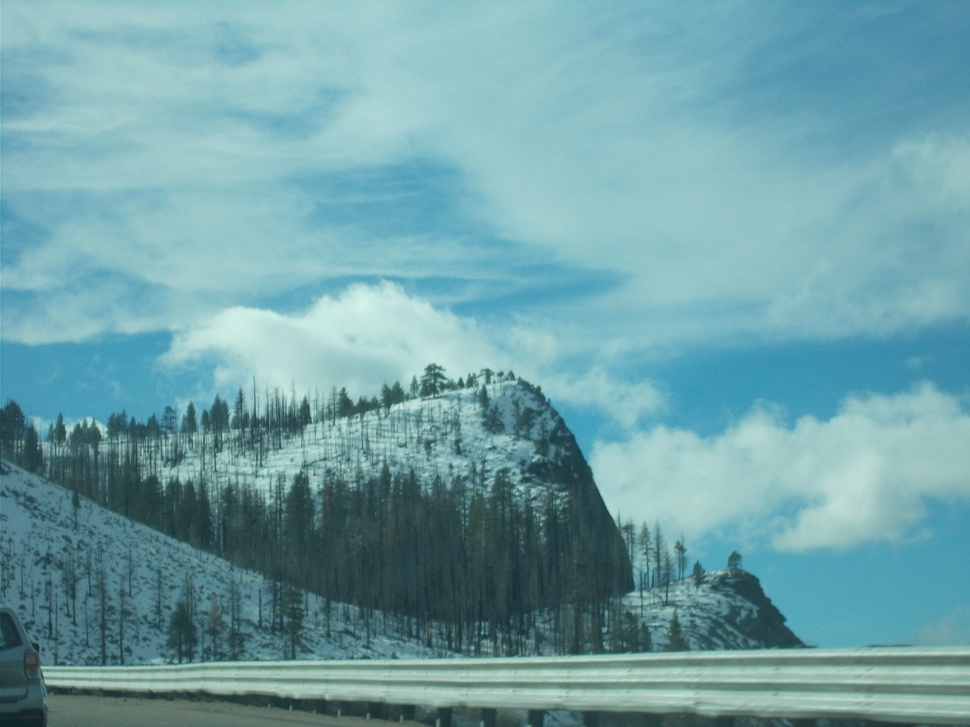
#> input picture inputs/test1.JPG, 970 x 727 px, shrunk from 4608 x 3456 before the run, found by its file name
$ python pixel_sort.py
#> lines starting #> are read from the running program, lines starting #| are printed output that depends on the picture
from PIL import Image
import numpy as np

def pixel_sort(image_path):
#> called with image_path = 'inputs/test1.jpg'
    img = Image.open(image_path)
#> img is the input picture: PIL image 970x727 RGB; mean R, G, B 111.7, 160.6, 166.7
    pixels = np.array(img)

    for i in range(pixels.shape[0]):
        row = pixels[i]
        row_sorted = sorted(row, key=lambda pixel: np.mean(pixel))
        pixels[i] = row_sorted
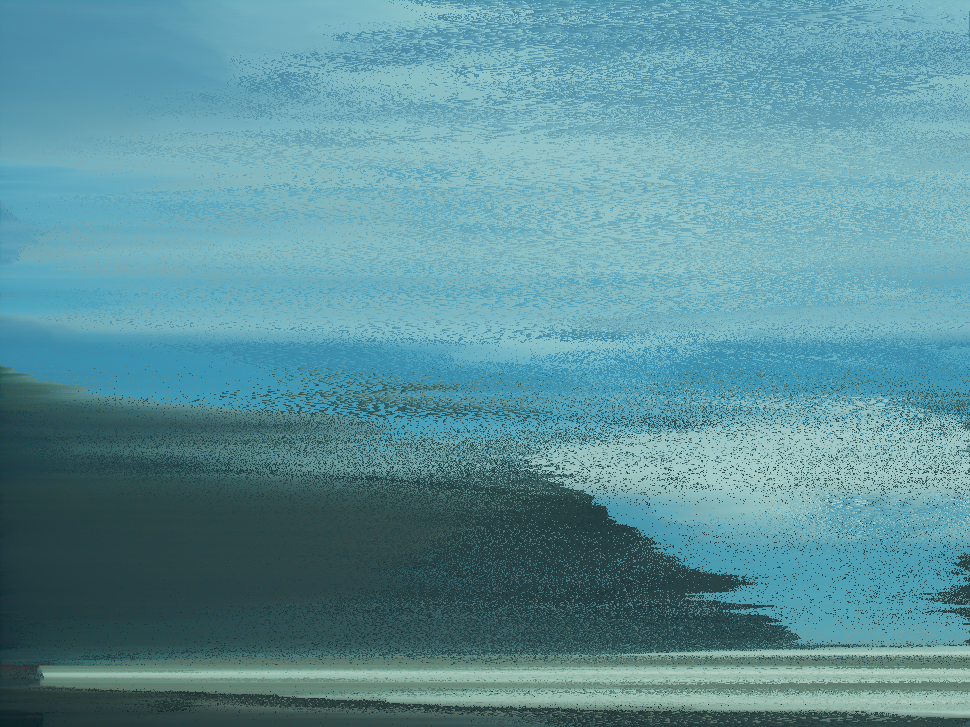
#> pixels: shape (727, 970, 3); mean R, G, B 92.3, 144.4, 154

    result_img = Image.fromarray(pixels)
    result_img.save("outputs/test1_sorted.jpg")

pixel_sort("inputs/test1.jpg")
